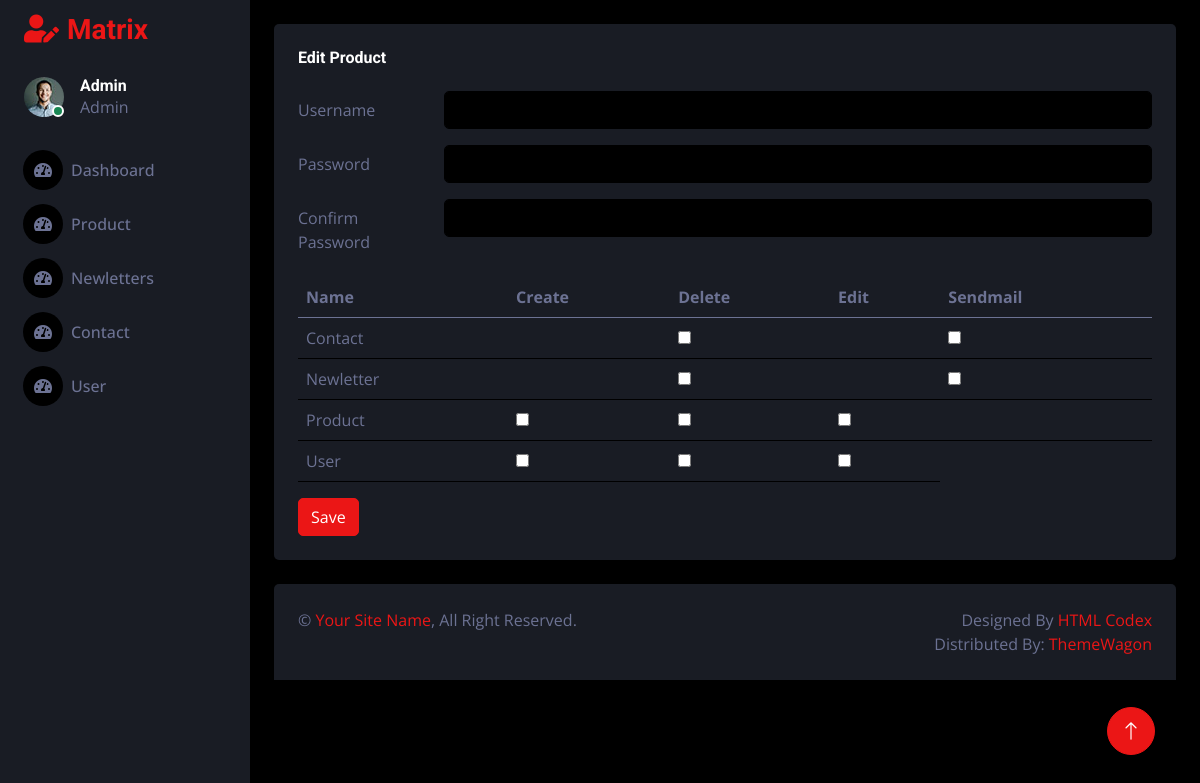
Screenshot of /admin/user/create.php (signed in) with the database file from the repository.
### tables this page shows
CREATE TABLE `users` (
  `id` int(11) NOT NULL,
  `username` varchar(10) NOT NULL,
  `password` varchar(10) NOT NULL,
  `active` bit(1) NOT NULL
);

CREATE TABLE `actions` (
  `id` int(11) NOT NULL,
  `object` int(11) NOT NULL,
  `name` varchar(50) NOT NULL,
  `active` bit(1) NOT NULL DEFAULT b'1'
);

CREATE TABLE `objects` (
  `id` int(11) NOT NULL,
  `name` varchar(50) NOT NULL,
  `active` bit(1) NOT NULL DEFAULT b'1'
);

### admin/auth.php (called while the page is built, shortened)
<?php
    function getUser() {
        return $_SESSION[isAuth];
    }
?>

### database.php (called while the page is built, shortened)
<?php
    $connection = NULL;
    function query($sql, $params = NULL) {
        global $connection;
        try {
            $stmt = $connection->prepare($sql);
            if ($params != NULL) {
                foreach ($params as $name => $value) {
                    $stmt->bindValue($name, $value);
                }
            }
            $stmt->execute();
            $stmt->setFetchMode(PDO::FETCH_ASSOC);
            return $stmt->fetchAll();
        }
        catch(PDOException $ex) {
            return NULL;
        }
    }

### helper.php (called while the page is built, shortened)
<?php
    function purging($value) {
        $value = trim($value);
        $value = stripslashes($value);
        $value = htmlspecialchars($value);
        return $value;
    }

### admin/user/create.php (the view, shortened to what this page needs)
<?php
    require_once(dirname(__FILE__) . "/../../helper.php");
    require_once(getPath("/database.php"));
    require_once(getPath("/admin/auth.php"));
    try {
        $username = $password = $confirmPassword = $upermissions = NULL;
        $actions = query('SELECT actions.name as name FROM actions GROUP BY actions.name ORDER BY name');
        $permissions = query('SELECT actions.id AS id, objects.name AS object_name, actions.name AS action_name FROM actions INNER JOIN objects ON actions.object = objects.id ORDER BY object_name, action_name');
    } catch (PDOException $ex) {
    }
    function isPermission($id, &$permissions) {
        $state = FALSE;
        for ($i = 0, $size = count($permissions); $i < $size; $i++) {
            if ($id == $permissions[$i]) {
                $state = TRUE;
                break;
            }
        }
        return $state;
    }
?>
<!DOCTYPE html>
<html lang="en">
<head>
    <link href="https://cdnjs.cloudflare.com/ajax/libs/font-awesome/5.10.0/css/all.min.css" rel="stylesheet">
    <link href="https://cdn.jsdelivr.net/npm/bootstrap-icons@1.4.1/font/bootstrap-icons.css" rel="stylesheet">
    <link href="../lib/owlcarousel/assets/owl.carousel.min.css" rel="stylesheet">
    <link href="../lib/tempusdominus/css/tempusdominus-bootstrap-4.min.css" rel="stylesheet" />
    <link href="../css/bootstrap.min.css" rel="stylesheet">
    <link href="../css/style.css" rel="stylesheet">
</head>
<body>
    <div class="container-fluid position-relative d-flex p-0">
        <?php include '../layouts/sidebar.php'; ?>
        <div class="content">
            <div class="container-fluid pt-4 px-4">
                <div class="row g-4">
                    <div class="col-sm-12">
                        <div class="bg-secondary rounded h-100 p-4">
                            <h6 class="mb-4">Edit Product</h6>
                            <form method="post" action="<?php echo purging($_SERVER['PHP_SELF']); ?>" enctype="multipart/form-data">
                                <div class="row mb-3">
                                    <label for="inputEmail3" class="col-sm-2 col-form-label">Username</label>
                                    <div class="col-sm-10">
                                        <input name="username" type="text" class="form-control" value="<?php echo $username; ?>">
                                    </div>
                                </div>
                                <div class="row mb-3">
                                    <label for="inputPassword3" class="col-sm-2 col-form-label">Password</label>
                                    <div class="col-sm-10">
                                        <input name="password" type="password" class="form-control" id="inputPassword3" value="<?php echo $password ?>">
                                    </div>
                                </div>
                                <div class="row mb-3">
                                    <label for="inputPassword3" class="col-sm-2 col-form-label">Confirm Password</label>
                                    <div class="col-sm-10">
                                        <input name="confirmPassword" type="password" class="form-control" id="inputPassword3" value="<?php echo $confirmPassword; ?>">
                                    </div>
                                </div>
                                <table class="table">
                                    <thead>
                                        <tr>
                                            <th scope="col">Name</th>
                                            <?php for ($i = 0, $size = count($actions); $i < $size; $i++) { ?>
                                                <th scope="col"><?php echo ucfirst($actions[$i]['name']); ?></th>
                                            <?php } ?>
                                        </tr>
                                    </thead>
                                    <tbody>
                                        <?php
                                        for (
                                            $i = 0, $sizep = count($permissions), $cObject = $permissions[0]['object_name'];
                                            $i < $sizep;
                                            $i++
                                        ) {
                                        ?>
                                            <tr>
                                                <td><?php echo ucfirst($cObject); ?></td>
                                                <?php
                                                for ($j = 0, $sizea = count($actions); $j < $sizea; $j++) {
                                                    if ($actions[$j]['name'] == $permissions[$i]['action_name'] ) { ?>
                                                        <td><input name="permissions[]" type="checkbox" value="<?php echo $permissions[$i]['id']; ?>" <?php echo isPermission($permissions[$i]['id'], $upermissions) ? 'checked' : ''; ?>></td>
                                                    <?php
                                                        if ($i + 1 < $sizep) {
                                                            $incr = true;
                                                            $cObject = $permissions[++$i]['object_name'];
                                                        }
                                                        else {
                                                            $incr = false;
                                                            break;
                                                        }
                                                    } else { ?>
                                                        <td></td>
                                                <?php }
                                                }
                                                $incr ? $i--: $i;
                                                ?>
                                            </tr>
                                        <?php
                                        }
                                        ?>
                                    </tbody>
                                </table>
                                <button type="submit" class="btn btn-primary">Save</button>
                            </form>
                        </div>
                    </div>
                </div>
            </div>
            <div class="container-fluid pt-4 px-4">
                <div class="bg-secondary rounded-top p-4">
                    <div class="row">
                        <div class="col-12 col-sm-6 text-center text-sm-start">
                            &copy; <a href="#">Your Site Name</a>, All Right Reserved.
                        </div>
                        <div class="col-12 col-sm-6 text-center text-sm-end">
                            Designed By <a href="https://htmlcodex.com">HTML Codex</a>
                            <br>Distributed By: <a href="https://themewagon.com" target="_blank">ThemeWagon</a>
                        </div>
                    </div>
                </div>
            </div>
        </div>
        <a href="#" class="btn btn-lg btn-primary btn-lg-square back-to-top"><i class="bi bi-arrow-up"></i></a>
    </div>
</body>
</html>

### admin/layouts/sidebar.php (shortened to what this page needs)
<?php
    require_once(dirname(__FILE__) . "/../../helper.php");
    require_once(getPath("/database.php"));
    require_once(getPath("/admin/auth.php"));
    $suser = query('SELECT * FROM users WHERE id=:id', array(
        ":id" => getUser()
    ));
    if (count($suser) < 0) {
        redirect('../404.html');
    }
    else {
        $suser = $suser[0];
    }
?>
<div class="sidebar pe-4 pb-3">
    <nav class="navbar bg-secondary navbar-dark">
        <a href="index.php" class="navbar-brand mx-4 mb-3">
            <h3 class="text-primary"><i class="fa fa-user-edit me-2"></i>Matrix</h3>
        </a>
        <div class="d-flex align-items-center ms-4 mb-4">
            <div class="position-relative">
                <img class="rounded-circle" src="img/user.jpg" alt="" style="width: 40px; height: 40px;">
                <div class="bg-success rounded-circle border border-2 border-white position-absolute end-0 bottom-0 p-1"></div>
            </div>
            <div class="ms-3">
                <h6 class="mb-0"><?php echo ucfirst($suser['username']); ?></h6>
                <span>Admin</span>
            </div>
        </div>
        <div class="navbar-nav w-100">
            <a href="index.php" class="nav-item nav-link"><i class="fa fa-tachometer-alt me-2"></i>Dashboard</a>
            <a href="/product.php" class="nav-item nav-link"><i class="fa fa-tachometer-alt me-2"></i>Product</a>
            <a href="/product.php" class="nav-item nav-link"><i class="fa fa-tachometer-alt me-2"></i>Newletters</a>
            <a href="/product.php" class="nav-item nav-link"><i class="fa fa-tachometer-alt me-2"></i>Contact</a>
            <a href="/product.php" class="nav-item nav-link"><i class="fa fa-tachometer-alt me-2"></i>User</a>
        </div>
    </nav>
</div>

### admin/css/style.css (style rules this page uses)
:root { --primary: #EB1616; --secondary: #191C24; --light: #6C7293; --dark: #000000; }
.back-to-top { position: fixed; display: none; right: 45px; bottom: 45px; z-index: 99; }
.btn { transition: .5s; }
.btn-lg-square { width: 48px; height: 48px; }
.btn-square, .btn-sm-square, .btn-lg-square { padding: 0; display: inline-flex; align-items: center; justify-content: center; font-weight: normal; border-radius: 50px; }
.sidebar { position: fixed; top: 0; left: 0; bottom: 0; width: 250px; height: 100vh; overflow-y: auto; background: var(--secondary); transition: 0.5s; z-index: 999; }
.content { margin-left: 250px; min-height: 100vh; background: var(--dark); transition: 0.5s; }
@media (min-width: 992px) { .sidebar { margin-left: 0; } }
@media (min-width: 992px) { .content { width: calc(100% - 250px); } }
.sidebar .navbar .navbar-nav .nav-link { padding: 7px 20px; color: var(--light); font-weight: 500; border-left: 3px solid var(--secondary); border-radius: 0 30px 30px 0; outline: none; }
.sidebar .navbar .navbar-nav .nav-link i { width: 40px; height: 40px; display: inline-flex; align-items: center; justify-content: center; background: var(--dark); border-radius: 40px; }

### rows the page displays
users: username "Admin"
actions: object.name "Contact"
actions: object.name "Newletter"
actions: object.name "Product"
actions: object.name "User"

### other values shown
$actions[$i]['name'] "Create"
$actions[$i]['name'] "Delete"
$actions[$i]['name'] "Edit"
$actions[$i]['name'] "Sendmail"
